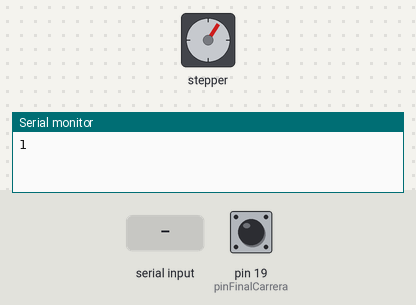
Simulated run of this sketch. Board: Arduino Uno, built with avr-gcc and run on an emulated ATmega328P. Shown: stepper motor, the last lines printed to the serial monitor. Wiring (inferred from the names in the program): stepper motor driver (200 steps per turn assumed): step pin 15; direction pin 5; enable pin 18. The inputs (shaded band) are chosen by the test bench; at power-on: pin 19 (pinFinalCarrera) HIGH.

Above: at 0.8 s.
0.9 s: pin 19 (pinFinalCarrera) pulled LOW for 0.15 s
At 0.9 s:
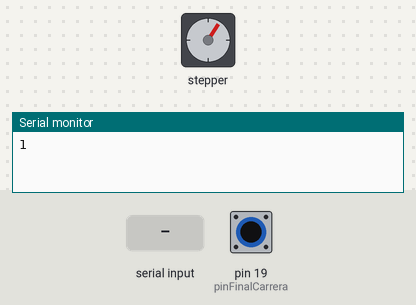
4.1 s: "1\n" received over Serial
At 5.4 s:
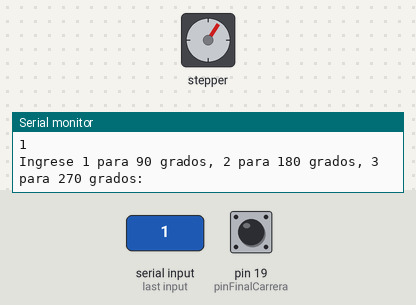
Timing chart, 0 to 7.3 s (numbered marks = the images above; inputs shaded):
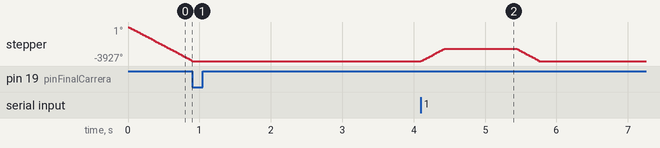

The sketch:

ejemplopapa.ino
```cpp
const int dirPin = 5;
const int stepPin = 15;
const int EN = 18;
const int steps = 200*16;
const int pinFinalCarrera = 19;

int stepDelay;

void setup() {
  pinMode(dirPin, OUTPUT);
  pinMode(stepPin, OUTPUT);
  pinMode(EN, OUTPUT);
  digitalWrite(EN, LOW);  // Habilitar el motor al inicio
  Serial.begin(9600);     // Inicializar el puerto serie con una velocidad de baudios específica
  pinMode(pinFinalCarrera, INPUT_PULLUP);
  int stepsInicial=2;
  Serial.println(digitalRead(pinFinalCarrera));

  while(digitalRead(pinFinalCarrera)==1)
  {
    mueveMotorB(stepsInicial);
  }
}

void loop() {
  int command;

  // Solicitar un valor hasta que se reciba 1, 2 o 3
  while (true) {
    Serial.println("Ingrese 1 para 90 grados, 2 para 180 grados, 3 para 270 grados:");
    while (!Serial.available()) {
      // Esperar a que estén disponibles datos en el puerto serial
    }
    command = Serial.parseInt();
    Serial.read(); // Limpiar el buffer del serial después de leer el número
    if (command >= 1 && command <= 3) {
      break; // Salir del bucle si se recibió 1, 2 o 3
    } else {
      Serial.println("Valor no válido. Intente de nuevo.");
    }
  }

//Si entra 1 90º, si entra 2 180º, si entra 3 270º
  if (command == 1) {
    mueveMotor(steps/4);
    delay(1000);
    mueveMotorB(steps/4);
  } else if (command == 2) {
    mueveMotor(steps/2);
    delay(1000);
    mueveMotorB(steps/2);
  } else if (command == 3) {
    mueveMotor(steps*3/4);
    delay(1000);
    mueveMotorB(steps*3/4);
  }
}


void mueveMotor(int stepsToMove) {
  digitalWrite(dirPin, HIGH); //Definimos sentido
  stepDelay=200;///definidmos velocidad

  for (int x = 0; x < stepsToMove; x++) {
    digitalWrite(stepPin, HIGH);
    delayMicroseconds(stepDelay);
    digitalWrite(stepPin, LOW);
    delayMicroseconds(stepDelay);
  }
}

void mueveMotorB(int stepsToMove) {
  digitalWrite(dirPin, LOW);
  stepDelay=200;

  for (int x = 0; x < stepsToMove; x++) {
    digitalWrite(stepPin, HIGH);
    delayMicroseconds(stepDelay);
    digitalWrite(stepPin, LOW);
    delayMicroseconds(stepDelay);
  }
}
```

Measured:
- after the input at 0.9 s, stepper: stops changing and stays -3927°
- after the input at 4.1 s, stepper: turns 1440° clockwise in 0.33 s, then 1440° counter-clockwise in 0.33 s
